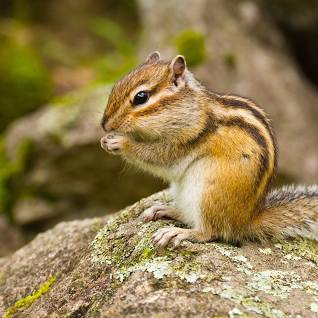
#> input picture Downloads/python/advance_concept/chipmunk.jpg, 318 x 318 px
$ python resize_image.py
#> lines starting #> are read from the running program, lines starting #| are printed output that depends on the picture
from PIL import Image

filename = "chipmunk.jpg"
im = Image.open(filename)
#> im is the input picture: PIL image 318x318 RGB; mean R, G, B 144.2, 123.8, 77.9
print('\n' '********************')
print("Here's the information about", filename)
print(im.format, im.size, im.mode)
#| JPEG (318, 318) RGB

gray_im = im.convert('L')
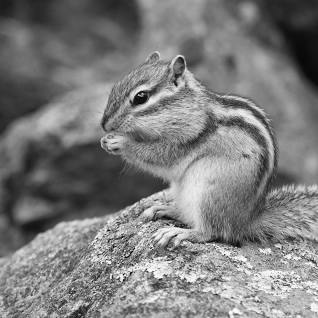
#> gray_im: PIL image 318x318 L; min 1, max 254, mean 124.7
scaled = gray_im.resize((128, 128))
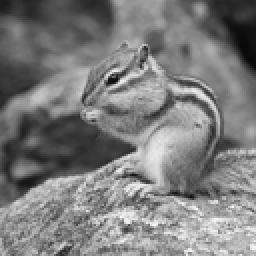
#> scaled: PIL image 128x128 L (shown 2 times larger); min 8, max 252, mean 124.7
print("After converting to gray scale and resizing,")
print("the image information has changed to")
print(scaled.format, scaled.size, scaled.mode)
#| None (128, 128) L

scaled.show()
scaled.save(filename + "_scaled.jpg")
